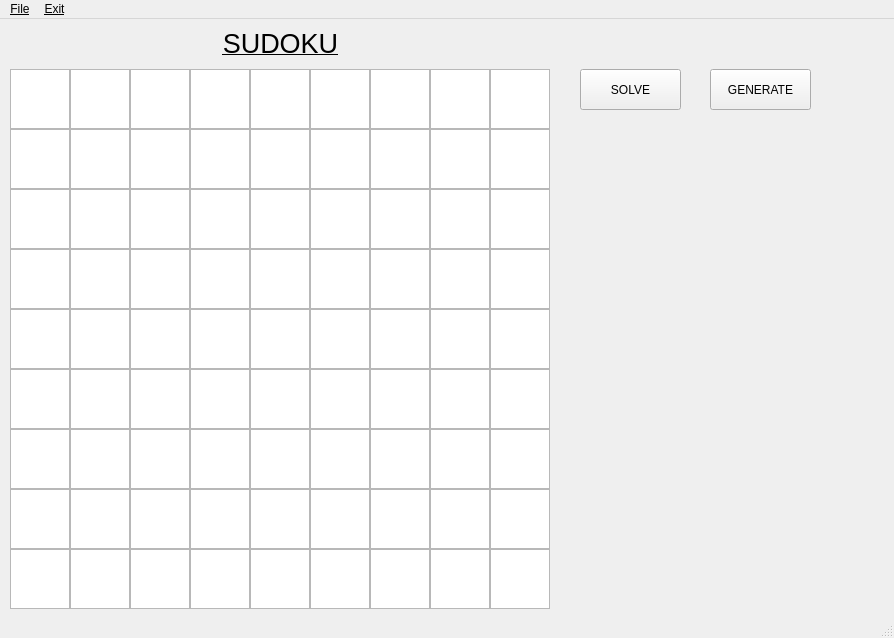
<?xml version="1.0" encoding="UTF-8"?>
<ui version="4.0">
 <class>MainWindow</class>
 <widget class="QMainWindow" name="MainWindow">
  <property name="geometry">
   <rect>
    <x>0</x>
    <y>0</y>
    <width>894</width>
    <height>638</height>
   </rect>
  </property>
  <property name="font">
   <font>
    <weight>50</weight>
    <bold>false</bold>
    <underline>true</underline>
    <kerning>true</kerning>
   </font>
  </property>
  <property name="windowTitle">
   <string>MainWindow</string>
  </property>
  <widget class="QWidget" name="centralwidget">
   <widget class="QTextEdit" name="cell11">
    <property name="geometry">
     <rect>
      <x>10</x>
      <y>50</y>
      <width>60</width>
      <height>60</height>
     </rect>
    </property>
    <property name="font">
     <font>
      <pointsize>28</pointsize>
      <weight>75</weight>
      <bold>true</bold>
      <underline>false</underline>
      <kerning>true</kerning>
     </font>
    </property>
    <property name="html">
     <string>&lt;!DOCTYPE HTML PUBLIC &quot;-//W3C//DTD HTML 4.0//EN&quot; &quot;http://www.w3.org/TR/REC-html40/strict.dtd&quot;&gt;
&lt;html&gt;&lt;head&gt;&lt;meta name=&quot;qrichtext&quot; content=&quot;1&quot; /&gt;&lt;style type=&quot;text/css&quot;&gt;
p, li { white-space: pre-wrap; }
&lt;/style&gt;&lt;/head&gt;&lt;body style=&quot; font-family:'MS Shell Dlg 2'; font-size:28pt; font-weight:600; font-style:normal;&quot;&gt;
&lt;p align=&quot;center&quot; style=&quot;-qt-paragraph-type:empty; margin-top:0px; margin-bottom:0px; margin-left:0px; margin-right:0px; -qt-block-indent:0; text-indent:0px; font-family:'MS Shell Dlg 2';&quot;&gt;&lt;br /&gt;&lt;/p&gt;&lt;/body&gt;&lt;/html&gt;</string>
    </property>
   </widget>
   <widget class="QTextEdit" name="cell12">
    <property name="geometry">
     <rect>
      <x>70</x>
      <y>50</y>
      <width>60</width>
      <height>60</height>
     </rect>
    </property>
    <property name="font">
     <font>
      <pointsize>28</pointsize>
      <weight>75</weight>
      <bold>true</bold>
      <underline>false</underline>
      <kerning>true</kerning>
     </font>
    </property>
   </widget>
   <widget class="QTextEdit" name="cell13">
    <property name="geometry">
     <rect>
      <x>130</x>
      <y>50</y>
      <width>60</width>
      <height>60</height>
     </rect>
    </property>
    <property name="font">
     <font>
      <pointsize>28</pointsize>
      <weight>75</weight>
      <bold>true</bold>
      <underline>false</underline>
      <kerning>true</kerning>
     </font>
    </property>
   </widget>
   <widget class="QTextEdit" name="cell14">
    <property name="geometry">
     <rect>
      <x>190</x>
      <y>50</y>
      <width>60</width>
      <height>60</height>
     </rect>
    </property>
    <property name="font">
     <font>
      <pointsize>28</pointsize>
      <weight>75</weight>
      <bold>true</bold>
      <underline>false</underline>
      <kerning>true</kerning>
     </font>
    </property>
   </widget>
   <widget class="QTextEdit" name="cell16">
    <property name="geometry">
     <rect>
      <x>310</x>
      <y>50</y>
      <width>60</width>
      <height>60</height>
     </rect>
    </property>
    <property name="font">
     <font>
      <pointsize>28</pointsize>
      <weight>75</weight>
      <bold>true</bold>
      <underline>false</underline>
      <kerning>true</kerning>
     </font>
    </property>
   </widget>
   <widget class="QTextEdit" name="cell15">
    <property name="geometry">
     <rect>
      <x>250</x>
      <y>50</y>
      <width>60</width>
      <height>60</height>
     </rect>
    </property>
    <property name="font">
     <font>
      <pointsize>28</pointsize>
      <weight>75</weight>
      <bold>true</bold>
      <underline>false</underline>
      <kerning>true</kerning>
     </font>
    </property>
   </widget>
   <widget class="QTextEdit" name="cell17">
    <property name="geometry">
     <rect>
      <x>370</x>
      <y>50</y>
      <width>60</width>
      <height>60</height>
     </rect>
    </property>
    <property name="font">
     <font>
      <pointsize>28</pointsize>
      <weight>75</weight>
      <bold>true</bold>
      <underline>false</underline>
      <kerning>true</kerning>
     </font>
    </property>
   </widget>
   <widget class="QTextEdit" name="cell18">
    <property name="geometry">
     <rect>
      <x>430</x>
      <y>50</y>
      <width>60</width>
      <height>60</height>
     </rect>
    </property>
    <property name="font">
     <font>
      <pointsize>28</pointsize>
      <weight>75</weight>
      <bold>true</bold>
      <underline>false</underline>
      <kerning>true</kerning>
     </font>
    </property>
   </widget>
   <widget class="QTextEdit" name="cell19">
    <property name="geometry">
     <rect>
      <x>490</x>
      <y>50</y>
      <width>60</width>
      <height>60</height>
     </rect>
    </property>
    <property name="font">
     <font>
      <pointsize>28</pointsize>
      <weight>75</weight>
      <bold>true</bold>
      <underline>false</underline>
      <kerning>true</kerning>
     </font>
    </property>
   </widget>
   <widget class="QTextEdit" name="cell24">
    <property name="geometry">
     <rect>
      <x>190</x>
      <y>110</y>
      <width>60</width>
      <height>60</height>
     </rect>
    </property>
    <property name="font">
     <font>
      <pointsize>28</pointsize>
      <weight>75</weight>
      <bold>true</bold>
      <underline>false</underline>
      <kerning>true</kerning>
     </font>
    </property>
   </widget>
   <widget class="QTextEdit" name="cell28">
    <property name="geometry">
     <rect>
      <x>430</x>
      <y>110</y>
      <width>60</width>
      <height>60</height>
     </rect>
    </property>
    <property name="font">
     <font>
      <pointsize>28</pointsize>
      <weight>75</weight>
      <bold>true</bold>
      <underline>false</underline>
      <kerning>true</kerning>
     </font>
    </property>
   </widget>
   <widget class="QTextEdit" name="cell27">
    <property name="geometry">
     <rect>
      <x>370</x>
      <y>110</y>
      <width>60</width>
      <height>60</height>
     </rect>
    </property>
    <property name="font">
     <font>
      <pointsize>28</pointsize>
      <weight>75</weight>
      <bold>true</bold>
      <underline>false</underline>
      <kerning>true</kerning>
     </font>
    </property>
   </widget>
   <widget class="QTextEdit" name="cell21">
    <property name="geometry">
     <rect>
      <x>10</x>
      <y>110</y>
      <width>60</width>
      <height>60</height>
     </rect>
    </property>
    <property name="font">
     <font>
      <pointsize>28</pointsize>
      <weight>75</weight>
      <bold>true</bold>
      <underline>false</underline>
      <kerning>true</kerning>
     </font>
    </property>
   </widget>
   <widget class="QTextEdit" name="cell25">
    <property name="geometry">
     <rect>
      <x>250</x>
      <y>110</y>
      <width>60</width>
      <height>60</height>
     </rect>
    </property>
    <property name="font">
     <font>
      <pointsize>28</pointsize>
      <weight>75</weight>
      <bold>true</bold>
      <underline>false</underline>
      <kerning>true</kerning>
     </font>
    </property>
   </widget>
   <widget class="QTextEdit" name="cell23">
    <property name="geometry">
     <rect>
      <x>130</x>
      <y>110</y>
      <width>60</width>
      <height>60</height>
     </rect>
    </property>
    <property name="font">
     <font>
      <pointsize>28</pointsize>
      <weight>75</weight>
      <bold>true</bold>
      <underline>false</underline>
      <kerning>true</kerning>
     </font>
    </property>
   </widget>
   <widget class="QTextEdit" name="cell26">
    <property name="geometry">
     <rect>
      <x>310</x>
      <y>110</y>
      <width>60</width>
      <height>60</height>
     </rect>
    </property>
    <property name="font">
     <font>
      <pointsize>28</pointsize>
      <weight>75</weight>
      <bold>true</bold>
      <underline>false</underline>
      <kerning>true</kerning>
     </font>
    </property>
   </widget>
   <widget class="QTextEdit" name="cell22">
    <property name="geometry">
     <rect>
      <x>70</x>
      <y>110</y>
      <width>60</width>
      <height>60</height>
     </rect>
    </property>
    <property name="font">
     <font>
      <pointsize>28</pointsize>
      <weight>75</weight>
      <bold>true</bold>
      <underline>false</underline>
      <kerning>true</kerning>
     </font>
    </property>
   </widget>
   <widget class="QTextEdit" name="cell29">
    <property name="geometry">
     <rect>
      <x>490</x>
      <y>110</y>
      <width>60</width>
      <height>60</height>
     </rect>
    </property>
    <property name="font">
     <font>
      <pointsize>28</pointsize>
      <weight>75</weight>
      <bold>true</bold>
      <underline>false</underline>
      <kerning>true</kerning>
     </font>
    </property>
   </widget>
   <widget class="QTextEdit" name="textEdit_19">
    <property name="geometry">
     <rect>
      <x>190</x>
      <y>530</y>
      <width>60</width>
      <height>60</height>
     </rect>
    </property>
    <property name="font">
     <font>
      <pointsize>28</pointsize>
      <weight>75</weight>
      <bold>true</bold>
      <underline>false</underline>
      <kerning>true</kerning>
     </font>
    </property>
   </widget>
   <widget class="QTextEdit" name="textEdit_20">
    <property name="geometry">
     <rect>
      <x>430</x>
      <y>530</y>
      <width>60</width>
      <height>60</height>
     </rect>
    </property>
    <property name="font">
     <font>
      <pointsize>28</pointsize>
      <weight>75</weight>
      <bold>true</bold>
      <underline>false</underline>
      <kerning>true</kerning>
     </font>
    </property>
   </widget>
   <widget class="QTextEdit" name="textEdit_21">
    <property name="geometry">
     <rect>
      <x>370</x>
      <y>530</y>
      <width>60</width>
      <height>60</height>
     </rect>
    </property>
    <property name="font">
     <font>
      <pointsize>28</pointsize>
      <weight>75</weight>
      <bold>true</bold>
      <underline>false</underline>
      <kerning>true</kerning>
     </font>
    </property>
   </widget>
   <widget class="QTextEdit" name="textEdit_22">
    <property name="geometry">
     <rect>
      <x>10</x>
      <y>530</y>
      <width>60</width>
      <height>60</height>
     </rect>
    </property>
    <property name="font">
     <font>
      <pointsize>28</pointsize>
      <weight>75</weight>
      <bold>true</bold>
      <underline>false</underline>
      <kerning>true</kerning>
     </font>
    </property>
   </widget>
   <widget class="QTextEdit" name="textEdit_23">
    <property name="geometry">
     <rect>
      <x>250</x>
      <y>530</y>
      <width>60</width>
      <height>60</height>
     </rect>
    </property>
    <property name="font">
     <font>
      <pointsize>28</pointsize>
      <weight>75</weight>
      <bold>true</bold>
      <underline>false</underline>
      <kerning>true</kerning>
     </font>
    </property>
   </widget>
   <widget class="QTextEdit" name="textEdit_24">
    <property name="geometry">
     <rect>
      <x>130</x>
      <y>530</y>
      <width>60</width>
      <height>60</height>
     </rect>
    </property>
    <property name="font">
     <font>
      <pointsize>28</pointsize>
      <weight>75</weight>
      <bold>true</bold>
      <underline>false</underline>
      <kerning>true</kerning>
     </font>
    </property>
   </widget>
   <widget class="QTextEdit" name="textEdit_25">
    <property name="geometry">
     <rect>
      <x>310</x>
      <y>530</y>
      <width>60</width>
      <height>60</height>
     </rect>
    </property>
    <property name="font">
     <font>
      <pointsize>28</pointsize>
      <weight>75</weight>
      <bold>true</bold>
      <underline>false</underline>
      <kerning>true</kerning>
     </font>
    </property>
   </widget>
   <widget class="QTextEdit" name="textEdit_26">
    <property name="geometry">
     <rect>
      <x>70</x>
      <y>530</y>
      <width>60</width>
      <height>60</height>
     </rect>
    </property>
    <property name="font">
     <font>
      <pointsize>28</pointsize>
      <weight>75</weight>
      <bold>true</bold>
      <underline>false</underline>
      <kerning>true</kerning>
     </font>
    </property>
   </widget>
   <widget class="QTextEdit" name="textEdit_27">
    <property name="geometry">
     <rect>
      <x>490</x>
      <y>530</y>
      <width>60</width>
      <height>60</height>
     </rect>
    </property>
    <property name="font">
     <font>
      <pointsize>28</pointsize>
      <weight>75</weight>
      <bold>true</bold>
      <underline>false</underline>
      <kerning>true</kerning>
     </font>
    </property>
   </widget>
   <widget class="QTextEdit" name="textEdit_28">
    <property name="geometry">
     <rect>
      <x>190</x>
      <y>470</y>
      <width>60</width>
      <height>60</height>
     </rect>
    </property>
    <property name="font">
     <font>
      <pointsize>28</pointsize>
      <weight>75</weight>
      <bold>true</bold>
      <underline>false</underline>
      <kerning>true</kerning>
     </font>
    </property>
   </widget>
   <widget class="QTextEdit" name="textEdit_29">
    <property name="geometry">
     <rect>
      <x>430</x>
      <y>470</y>
      <width>60</width>
      <height>60</height>
     </rect>
    </property>
    <property name="font">
     <font>
      <pointsize>28</pointsize>
      <weight>75</weight>
      <bold>true</bold>
      <underline>false</underline>
      <kerning>true</kerning>
     </font>
    </property>
   </widget>
   <widget class="QTextEdit" name="textEdit_30">
    <property name="geometry">
     <rect>
      <x>370</x>
      <y>470</y>
      <width>60</width>
      <height>60</height>
     </rect>
    </property>
    <property name="font">
     <font>
      <pointsize>28</pointsize>
      <weight>75</weight>
      <bold>true</bold>
      <underline>false</underline>
      <kerning>true</kerning>
     </font>
    </property>
   </widget>
   <widget class="QTextEdit" name="textEdit_31">
    <property name="geometry">
     <rect>
      <x>10</x>
      <y>470</y>
      <width>60</width>
      <height>60</height>
     </rect>
    </property>
    <property name="font">
     <font>
      <pointsize>28</pointsize>
      <weight>75</weight>
      <bold>true</bold>
      <underline>false</underline>
      <kerning>true</kerning>
     </font>
    </property>
   </widget>
   <widget class="QTextEdit" name="textEdit_32">
    <property name="geometry">
     <rect>
      <x>250</x>
      <y>470</y>
      <width>60</width>
      <height>60</height>
     </rect>
    </property>
    <property name="font">
     <font>
      <pointsize>28</pointsize>
      <weight>75</weight>
      <bold>true</bold>
      <underline>false</underline>
      <kerning>true</kerning>
     </font>
    </property>
   </widget>
   <widget class="QTextEdit" name="textEdit_33">
    <property name="geometry">
     <rect>
      <x>130</x>
      <y>470</y>
      <width>60</width>
      <height>60</height>
     </rect>
    </property>
    <property name="font">
     <font>
      <pointsize>28</pointsize>
      <weight>75</weight>
      <bold>true</bold>
      <underline>false</underline>
      <kerning>true</kerning>
     </font>
    </property>
   </widget>
   <widget class="QTextEdit" name="textEdit_34">
    <property name="geometry">
     <rect>
      <x>310</x>
      <y>470</y>
      <width>60</width>
      <height>60</height>
     </rect>
    </property>
    <property name="font">
     <font>
      <pointsize>28</pointsize>
      <weight>75</weight>
      <bold>true</bold>
      <underline>false</underline>
      <kerning>true</kerning>
     </font>
    </property>
   </widget>
   <widget class="QTextEdit" name="textEdit_35">
    <property name="geometry">
     <rect>
      <x>70</x>
      <y>470</y>
      <width>60</width>
      <height>60</height>
     </rect>
    </property>
    <property name="font">
     <font>
      <pointsize>28</pointsize>
      <weight>75</weight>
      <bold>true</bold>
      <underline>false</underline>
      <kerning>true</kerning>
     </font>
    </property>
   </widget>
   <widget class="QTextEdit" name="textEdit_36">
    <property name="geometry">
     <rect>
      <x>490</x>
      <y>470</y>
      <width>60</width>
      <height>60</height>
     </rect>
    </property>
    <property name="font">
     <font>
      <pointsize>28</pointsize>
      <weight>75</weight>
      <bold>true</bold>
      <underline>false</underline>
      <kerning>true</kerning>
     </font>
    </property>
   </widget>
   <widget class="QTextEdit" name="textEdit_37">
    <property name="geometry">
     <rect>
      <x>190</x>
      <y>410</y>
      <width>60</width>
      <height>60</height>
     </rect>
    </property>
    <property name="font">
     <font>
      <pointsize>28</pointsize>
      <weight>75</weight>
      <bold>true</bold>
      <underline>false</underline>
      <kerning>true</kerning>
     </font>
    </property>
   </widget>
   <widget class="QTextEdit" name="textEdit_38">
    <property name="geometry">
     <rect>
      <x>430</x>
      <y>410</y>
      <width>60</width>
      <height>60</height>
     </rect>
    </property>
    <property name="font">
     <font>
      <pointsize>28</pointsize>
      <weight>75</weight>
      <bold>true</bold>
      <underline>false</underline>
      <kerning>true</kerning>
     </font>
    </property>
   </widget>
   <widget class="QTextEdit" name="textEdit_39">
    <property name="geometry">
     <rect>
      <x>370</x>
      <y>410</y>
      <width>60</width>
      <height>60</height>
     </rect>
    </property>
    <property name="font">
     <font>
      <pointsize>28</pointsize>
      <weight>75</weight>
      <bold>true</bold>
      <underline>false</underline>
      <kerning>true</kerning>
     </font>
    </property>
   </widget>
   <widget class="QTextEdit" name="textEdit_40">
    <property name="geometry">
     <rect>
      <x>10</x>
      <y>410</y>
      <width>60</width>
      <height>60</height>
     </rect>
    </property>
    <property name="font">
     <font>
      <pointsize>28</pointsize>
      <weight>75</weight>
      <bold>true</bold>
      <underline>false</underline>
      <kerning>true</kerning>
     </font>
    </property>
   </widget>
   <widget class="QTextEdit" name="textEdit_41">
    <property name="geometry">
     <rect>
      <x>250</x>
      <y>410</y>
      <width>60</width>
      <height>60</height>
     </rect>
    </property>
    <property name="font">
     <font>
      <pointsize>28</pointsize>
      <weight>75</weight>
      <bold>true</bold>
      <underline>false</underline>
      <kerning>true</kerning>
     </font>
    </property>
   </widget>
   <widget class="QTextEdit" name="textEdit_42">
    <property name="geometry">
     <rect>
      <x>130</x>
      <y>410</y>
      <width>60</width>
      <height>60</height>
     </rect>
    </property>
    <property name="font">
     <font>
      <pointsize>28</pointsize>
      <weight>75</weight>
      <bold>true</bold>
      <underline>false</underline>
      <kerning>true</kerning>
     </font>
    </property>
   </widget>
   <widget class="QTextEdit" name="textEdit_43">
    <property name="geometry">
     <rect>
      <x>310</x>
      <y>410</y>
      <width>60</width>
      <height>60</height>
     </rect>
    </property>
    <property name="font">
     <font>
      <pointsize>28</pointsize>
      <weight>75</weight>
      <bold>true</bold>
      <underline>false</underline>
      <kerning>true</kerning>
     </font>
    </property>
   </widget>
   <widget class="QTextEdit" name="textEdit_44">
    <property name="geometry">
     <rect>
      <x>70</x>
      <y>410</y>
      <width>60</width>
      <height>60</height>
     </rect>
    </property>
    <property name="font">
     <font>
      <pointsize>28</pointsize>
      <weight>75</weight>
      <bold>true</bold>
      <underline>false</underline>
      <kerning>true</kerning>
     </font>
    </property>
   </widget>
   <widget class="QTextEdit" name="textEdit_45">
    <property name="geometry">
     <rect>
      <x>490</x>
      <y>410</y>
      <width>60</width>
      <height>60</height>
     </rect>
    </property>
    <property name="font">
     <font>
      <pointsize>28</pointsize>
      <weight>75</weight>
      <bold>true</bold>
      <underline>false</underline>
      <kerning>true</kerning>
     </font>
    </property>
   </widget>
   <widget class="QTextEdit" name="textEdit_46">
    <property name="geometry">
     <rect>
      <x>190</x>
      <y>350</y>
      <width>60</width>
      <height>60</height>
     </rect>
    </property>
    <property name="font">
     <font>
      <pointsize>28</pointsize>
      <weight>75</weight>
      <bold>true</bold>
      <underline>false</underline>
      <kerning>true</kerning>
     </font>
    </property>
   </widget>
   <widget class="QTextEdit" name="textEdit_47">
    <property name="geometry">
     <rect>
      <x>430</x>
      <y>350</y>
      <width>60</width>
      <height>60</height>
     </rect>
    </property>
    <property name="font">
     <font>
      <pointsize>28</pointsize>
      <weight>75</weight>
      <bold>true</bold>
      <underline>false</underline>
      <kerning>true</kerning>
     </font>
    </property>
   </widget>
   <widget class="QTextEdit" name="textEdit_48">
    <property name="geometry">
     <rect>
      <x>370</x>
      <y>350</y>
      <width>60</width>
      <height>60</height>
     </rect>
    </property>
    <property name="font">
     <font>
      <pointsize>28</pointsize>
      <weight>75</weight>
      <bold>true</bold>
      <underline>false</underline>
      <kerning>true</kerning>
     </font>
    </property>
   </widget>
   <widget class="QTextEdit" name="textEdit_49">
    <property name="geometry">
     <rect>
      <x>10</x>
      <y>350</y>
      <width>60</width>
      <height>60</height>
     </rect>
    </property>
    <property name="font">
     <font>
      <pointsize>28</pointsize>
      <weight>75</weight>
      <bold>true</bold>
      <underline>false</underline>
      <kerning>true</kerning>
     </font>
    </property>
   </widget>
   <widget class="QTextEdit" name="textEdit_50">
    <property name="geometry">
     <rect>
      <x>250</x>
      <y>350</y>
      <width>60</width>
      <height>60</height>
     </rect>
    </property>
    <property name="font">
     <font>
      <pointsize>28</pointsize>
      <weight>75</weight>
      <bold>true</bold>
      <underline>false</underline>
      <kerning>true</kerning>
     </font>
    </property>
   </widget>
   <widget class="QTextEdit" name="textEdit_51">
    <property name="geometry">
     <rect>
      <x>130</x>
      <y>350</y>
      <width>60</width>
      <height>60</height>
     </rect>
    </property>
    <property name="font">
     <font>
      <pointsize>28</pointsize>
      <weight>75</weight>
      <bold>true</bold>
      <underline>false</underline>
      <kerning>true</kerning>
     </font>
    </property>
   </widget>
   <widget class="QTextEdit" name="textEdit_52">
    <property name="geometry">
     <rect>
      <x>310</x>
      <y>350</y>
      <width>60</width>
      <height>60</height>
     </rect>
    </property>
    <property name="font">
     <font>
      <pointsize>28</pointsize>
      <weight>75</weight>
      <bold>true</bold>
      <underline>false</underline>
      <kerning>true</kerning>
     </font>
    </property>
   </widget>
   <widget class="QTextEdit" name="textEdit_53">
    <property name="geometry">
     <rect>
      <x>70</x>
      <y>350</y>
      <width>60</width>
      <height>60</height>
     </rect>
    </property>
    <property name="font">
     <font>
      <pointsize>28</pointsize>
      <weight>75</weight>
      <bold>true</bold>
      <underline>false</underline>
      <kerning>true</kerning>
     </font>
    </property>
   </widget>
   <widget class="QTextEdit" name="textEdit_54">
    <property name="geometry">
     <rect>
      <x>490</x>
      <y>350</y>
      <width>60</width>
      <height>60</height>
     </rect>
    </property>
    <property name="font">
     <font>
      <pointsize>28</pointsize>
      <weight>75</weight>
      <bold>true</bold>
      <underline>false</underline>
      <kerning>true</kerning>
     </font>
    </property>
   </widget>
   <widget class="QTextEdit" name="textEdit_55">
    <property name="geometry">
     <rect>
      <x>190</x>
      <y>290</y>
      <width>60</width>
      <height>60</height>
     </rect>
    </property>
    <property name="font">
     <font>
      <pointsize>28</pointsize>
      <weight>75</weight>
      <bold>true</bold>
      <underline>false</underline>
      <kerning>true</kerning>
     </font>
    </property>
   </widget>
   <widget class="QTextEdit" name="textEdit_56">
    <property name="geometry">
     <rect>
      <x>430</x>
      <y>290</y>
      <width>60</width>
      <height>60</height>
     </rect>
    </property>
    <property name="font">
     <font>
      <pointsize>28</pointsize>
      <weight>75</weight>
      <bold>true</bold>
      <underline>false</underline>
      <kerning>true</kerning>
     </font>
    </property>
   </widget>
   <widget class="QTextEdit" name="textEdit_57">
    <property name="geometry">
     <rect>
      <x>370</x>
      <y>290</y>
      <width>60</width>
      <height>60</height>
     </rect>
    </property>
    <property name="font">
     <font>
      <pointsize>28</pointsize>
      <weight>75</weight>
      <bold>true</bold>
      <underline>false</underline>
      <kerning>true</kerning>
     </font>
    </property>
   </widget>
   <widget class="QTextEdit" name="textEdit_58">
    <property name="geometry">
     <rect>
      <x>10</x>
      <y>290</y>
      <width>60</width>
      <height>60</height>
     </rect>
    </property>
    <property name="font">
     <font>
      <pointsize>28</pointsize>
      <weight>75</weight>
      <bold>true</bold>
      <underline>false</underline>
      <kerning>true</kerning>
     </font>
    </property>
   </widget>
   <widget class="QTextEdit" name="textEdit_59">
    <property name="geometry">
     <rect>
      <x>250</x>
      <y>290</y>
      <width>60</width>
      <height>60</height>
     </rect>
    </property>
    <property name="font">
     <font>
      <pointsize>28</pointsize>
      <weight>75</weight>
      <bold>true</bold>
      <underline>false</underline>
      <kerning>true</kerning>
     </font>
    </property>
   </widget>
   <widget class="QTextEdit" name="textEdit_60">
    <property name="geometry">
     <rect>
      <x>130</x>
      <y>290</y>
      <width>60</width>
      <height>60</height>
     </rect>
    </property>
    <property name="font">
     <font>
      <pointsize>28</pointsize>
      <weight>75</weight>
      <bold>true</bold>
      <underline>false</underline>
      <kerning>true</kerning>
     </font>
    </property>
   </widget>
   <widget class="QTextEdit" name="textEdit_61">
    <property name="geometry">
     <rect>
      <x>310</x>
      <y>290</y>
      <width>60</width>
      <height>60</height>
     </rect>
    </property>
    <property name="font">
     <font>
      <pointsize>28</pointsize>
      <weight>75</weight>
      <bold>true</bold>
      <underline>false</underline>
      <kerning>true</kerning>
     </font>
    </property>
   </widget>
   <widget class="QTextEdit" name="textEdit_62">
    <property name="geometry">
     <rect>
      <x>70</x>
      <y>290</y>
      <width>60</width>
      <height>60</height>
     </rect>
    </property>
    <property name="font">
     <font>
      <pointsize>28</pointsize>
      <weight>75</weight>
      <bold>true</bold>
      <underline>false</underline>
      <kerning>true</kerning>
     </font>
    </property>
   </widget>
   <widget class="QTextEdit" name="textEdit_63">
    <property name="geometry">
     <rect>
      <x>490</x>
      <y>290</y>
      <width>60</width>
      <height>60</height>
     </rect>
    </property>
    <property name="font">
     <font>
      <pointsize>28</pointsize>
      <weight>75</weight>
      <bold>true</bold>
      <underline>false</underline>
      <kerning>true</kerning>
     </font>
    </property>
   </widget>
   <widget class="QTextEdit" name="textEdit_64">
    <property name="geometry">
     <rect>
      <x>190</x>
      <y>230</y>
      <width>60</width>
      <height>60</height>
     </rect>
    </property>
    <property name="font">
     <font>
      <pointsize>28</pointsize>
      <weight>75</weight>
      <bold>true</bold>
      <underline>false</underline>
      <kerning>true</kerning>
     </font>
    </property>
   </widget>
   <widget class="QTextEdit" name="textEdit_65">
    <property name="geometry">
     <rect>
      <x>430</x>
      <y>230</y>
      <width>60</width>
      <height>60</height>
     </rect>
    </property>
    <property name="font">
     <font>
      <pointsize>28</pointsize>
      <weight>75</weight>
      <bold>true</bold>
      <underline>false</underline>
      <kerning>true</kerning>
     </font>
    </property>
   </widget>
   <widget class="QTextEdit" name="textEdit_66">
    <property name="geometry">
     <rect>
      <x>370</x>
      <y>230</y>
      <width>60</width>
      <height>60</height>
     </rect>
    </property>
    <property name="font">
     <font>
      <pointsize>28</pointsize>
      <weight>75</weight>
      <bold>true</bold>
      <underline>false</underline>
      <kerning>true</kerning>
     </font>
    </property>
   </widget>
   <widget class="QTextEdit" name="cell41">
    <property name="geometry">
     <rect>
      <x>10</x>
      <y>230</y>
      <width>60</width>
      <height>60</height>
     </rect>
    </property>
    <property name="font">
     <font>
      <pointsize>28</pointsize>
      <weight>75</weight>
      <bold>true</bold>
      <underline>false</underline>
      <kerning>true</kerning>
     </font>
    </property>
   </widget>
   <widget class="QTextEdit" name="textEdit_68">
    <property name="geometry">
     <rect>
      <x>250</x>
      <y>230</y>
      <width>60</width>
      <height>60</height>
     </rect>
    </property>
    <property name="font">
     <font>
      <pointsize>28</pointsize>
      <weight>75</weight>
      <bold>true</bold>
      <underline>false</underline>
      <kerning>true</kerning>
     </font>
    </property>
   </widget>
   <widget class="QTextEdit" name="textEdit_69">
    <property name="geometry">
     <rect>
      <x>130</x>
      <y>230</y>
      <width>60</width>
      <height>60</height>
     </rect>
    </property>
    <property name="font">
     <font>
      <pointsize>28</pointsize>
      <weight>75</weight>
      <bold>true</bold>
      <underline>false</underline>
      <kerning>true</kerning>
     </font>
    </property>
   </widget>
   <widget class="QTextEdit" name="textEdit_70">
    <property name="geometry">
     <rect>
      <x>310</x>
      <y>230</y>
      <width>60</width>
      <height>60</height>
     </rect>
    </property>
    <property name="font">
     <font>
      <pointsize>28</pointsize>
      <weight>75</weight>
      <bold>true</bold>
      <underline>false</underline>
      <kerning>true</kerning>
     </font>
    </property>
   </widget>
   <widget class="QTextEdit" name="textEdit_71">
    <property name="geometry">
     <rect>
      <x>70</x>
      <y>230</y>
      <width>60</width>
      <height>60</height>
     </rect>
    </property>
    <property name="font">
     <font>
      <pointsize>28</pointsize>
      <weight>75</weight>
      <bold>true</bold>
      <underline>false</underline>
      <kerning>true</kerning>
     </font>
    </property>
   </widget>
   <widget class="QTextEdit" name="textEdit_72">
    <property name="geometry">
     <rect>
      <x>490</x>
      <y>230</y>
      <width>60</width>
      <height>60</height>
     </rect>
    </property>
    <property name="font">
     <font>
      <pointsize>28</pointsize>
      <weight>75</weight>
      <bold>true</bold>
      <underline>false</underline>
      <kerning>true</kerning>
     </font>
    </property>
   </widget>
   <widget class="QTextEdit" name="cell34">
    <property name="geometry">
     <rect>
      <x>190</x>
      <y>170</y>
      <width>60</width>
      <height>60</height>
     </rect>
    </property>
    <property name="font">
     <font>
      <pointsize>28</pointsize>
      <weight>75</weight>
      <bold>true</bold>
      <underline>false</underline>
      <kerning>true</kerning>
     </font>
    </property>
   </widget>
   <widget class="QTextEdit" name="cell38">
    <property name="geometry">
     <rect>
      <x>430</x>
      <y>170</y>
      <width>60</width>
      <height>60</height>
     </rect>
    </property>
    <property name="font">
     <font>
      <pointsize>28</pointsize>
      <weight>75</weight>
      <bold>true</bold>
      <underline>false</underline>
      <kerning>true</kerning>
     </font>
    </property>
   </widget>
   <widget class="QTextEdit" name="cell37">
    <property name="geometry">
     <rect>
      <x>370</x>
      <y>170</y>
      <width>60</width>
      <height>60</height>
     </rect>
    </property>
    <property name="font">
     <font>
      <pointsize>28</pointsize>
      <weight>75</weight>
      <bold>true</bold>
      <underline>false</underline>
      <kerning>true</kerning>
     </font>
    </property>
   </widget>
   <widget class="QTextEdit" name="cell31">
    <property name="geometry">
     <rect>
      <x>10</x>
      <y>170</y>
      <width>60</width>
      <height>60</height>
     </rect>
    </property>
    <property name="font">
     <font>
      <pointsize>28</pointsize>
      <weight>75</weight>
      <bold>true</bold>
      <underline>false</underline>
      <kerning>true</kerning>
     </font>
    </property>
   </widget>
   <widget class="QTextEdit" name="cell35">
    <property name="geometry">
     <rect>
      <x>250</x>
      <y>170</y>
      <width>60</width>
      <height>60</height>
     </rect>
    </property>
    <property name="font">
     <font>
      <pointsize>28</pointsize>
      <weight>75</weight>
      <bold>true</bold>
      <underline>false</underline>
      <kerning>true</kerning>
     </font>
    </property>
   </widget>
   <widget class="QTextEdit" name="cell33">
    <property name="geometry">
     <rect>
      <x>130</x>
      <y>170</y>
      <width>60</width>
      <height>60</height>
     </rect>
    </property>
    <property name="font">
     <font>
      <pointsize>28</pointsize>
      <weight>75</weight>
      <bold>true</bold>
      <underline>false</underline>
      <kerning>true</kerning>
     </font>
    </property>
   </widget>
   <widget class="QTextEdit" name="cell36">
    <property name="geometry">
     <rect>
      <x>310</x>
      <y>170</y>
      <width>60</width>
      <height>60</height>
     </rect>
    </property>
    <property name="font">
     <font>
      <pointsize>28</pointsize>
      <weight>75</weight>
      <bold>true</bold>
      <underline>false</underline>
      <kerning>true</kerning>
     </font>
    </property>
   </widget>
   <widget class="QTextEdit" name="cell32">
    <property name="geometry">
     <rect>
      <x>70</x>
      <y>170</y>
      <width>60</width>
      <height>60</height>
     </rect>
    </property>
    <property name="font">
     <font>
      <pointsize>28</pointsize>
      <weight>75</weight>
      <bold>true</bold>
      <underline>false</underline>
      <kerning>true</kerning>
     </font>
    </property>
   </widget>
   <widget class="QTextEdit" name="cell39">
    <property name="geometry">
     <rect>
      <x>490</x>
      <y>170</y>
      <width>60</width>
      <height>60</height>
     </rect>
    </property>
    <property name="font">
     <font>
      <pointsize>28</pointsize>
      <weight>75</weight>
      <bold>true</bold>
      <underline>false</underline>
      <kerning>true</kerning>
     </font>
    </property>
   </widget>
   <widget class="QLabel" name="label">
    <property name="geometry">
     <rect>
      <x>190</x>
      <y>9</y>
      <width>181</width>
      <height>31</height>
     </rect>
    </property>
    <property name="font">
     <font>
      <pointsize>20</pointsize>
      <weight>50</weight>
      <bold>false</bold>
      <underline>true</underline>
      <kerning>true</kerning>
     </font>
    </property>
    <property name="text">
     <string>SUDOKU</string>
    </property>
    <property name="alignment">
     <set>Qt::AlignCenter</set>
    </property>
   </widget>
   <widget class="QPushButton" name="pushButton">
    <property name="geometry">
     <rect>
      <x>580</x>
      <y>50</y>
      <width>101</width>
      <height>41</height>
     </rect>
    </property>
    <property name="font">
     <font>
      <underline>false</underline>
     </font>
    </property>
    <property name="text">
     <string>SOLVE</string>
    </property>
   </widget>
   <widget class="QPushButton" name="pushButton_2">
    <property name="geometry">
     <rect>
      <x>710</x>
      <y>50</y>
      <width>101</width>
      <height>41</height>
     </rect>
    </property>
    <property name="font">
     <font>
      <underline>false</underline>
     </font>
    </property>
    <property name="text">
     <string>GENERATE</string>
    </property>
   </widget>
  </widget>
  <widget class="QMenuBar" name="menubar">
   <property name="geometry">
    <rect>
     <x>0</x>
     <y>0</y>
     <width>894</width>
     <height>21</height>
    </rect>
   </property>
   <widget class="QMenu" name="menuFile">
    <property name="title">
     <string>File</string>
    </property>
   </widget>
   <widget class="QMenu" name="menuexit">
    <property name="title">
     <string>Exit</string>
    </property>
   </widget>
   <addaction name="menuFile"/>
   <addaction name="menuexit"/>
  </widget>
  <widget class="QStatusBar" name="statusbar"/>
 </widget>
 <resources/>
 <connections/>
</ui>
